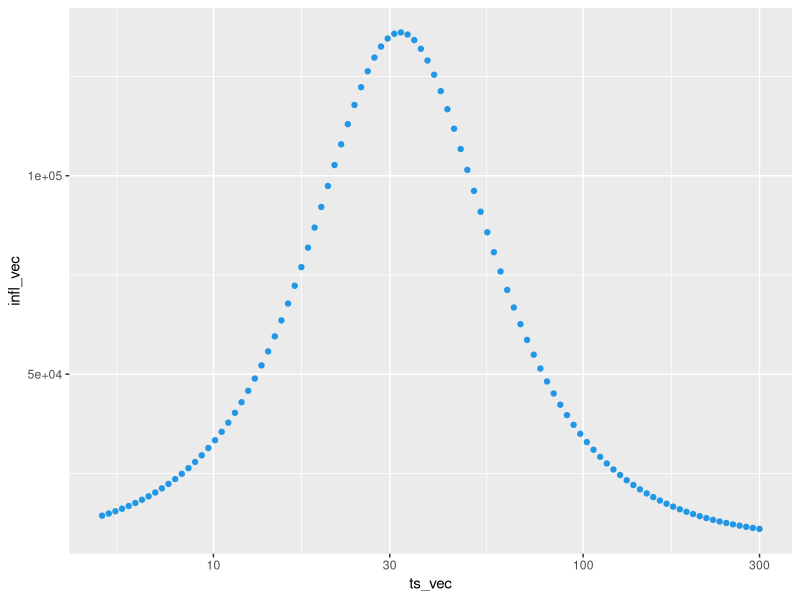
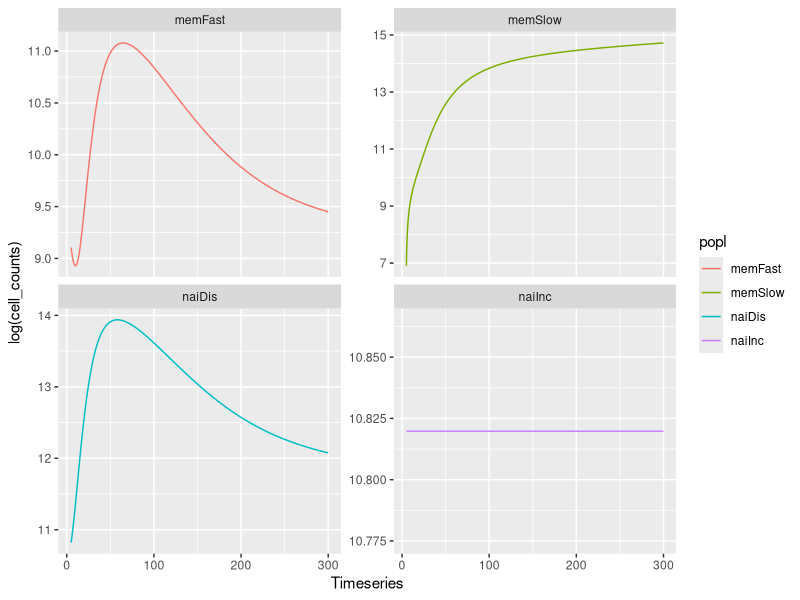

R code for these plots, in order:
library(deSolve)
library(tidyverse)


influx_size <- function(Time){
  basl = 9; theta = 250; n = 2; X = 32; q = 4;
  return(
    exp(basl) + (theta * Time^n) * (1 - (Time^q / (X^q + Time^q)))
         )
}

ts_vec <- exp(seq(log(5), log(300), length.out = 100))
infl_vec <- sapply(ts_vec, influx_size)

ggplot() +
  geom_point(aes(x = ts_vec, y = infl_vec), col = 4) +
  scale_x_log10()
  

sys_eq <- function(Time, State, Pars) {
  with(as.list(c(State, Pars)), {
    ## naive displaceable
    dx1 <- psi * influx_size(Time) + rho_dis * x1 - (delta_dis + alpha) * x1
    
    ## naive Incumbent
    dx2 <- (rho_inc + alpha) * x2 - (delta_inc + alpha) * x2
    
    ## memory fast
    dx3 <- alpha * (x1 + x2) + kappa_f * x3 - (lambda_f + mu) * x3
    
    ## memory slow
    dx4 <- mu * x3 + kappa_s * x4 - lambda_s * x4
    
    return(list(c(dx1, dx2, dx3, dx4)))
  })
}

State <- c(x1 = 50000, x2=50000, x3= 9000, x4=1000)
Pars <- c(psi = 0.4, rho_dis = 0.017, delta_dis = 0.035, alpha = 0.01,
          rho_inc = 0.061, delta_inc = 0.061,
          kappa_f = 0.15, kappa_s = 0.023, mu = 0.23,
          lambda_f = 0.1, lambda_s = 0.022)

sys_sol <- data.frame(ode(State, ts_vec, sys_eq, Pars)) %>%
  rename(Timeseries = time,
         naiDis = x1,
         naiInc = x2,
         memFast = x3,
         memSlow = x4
  ) %>%
  gather(-Timeseries, key = "popl", value = "cell_counts")


ggplot(sys_sol) +
  geom_line(aes(x = Timeseries, y = log(cell_counts), col = popl)) +
  #scale_y_log10() +
  facet_wrap(. ~ popl, scales = "free_y")
